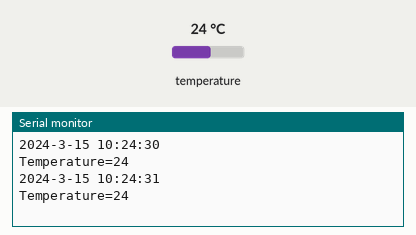
A sketch run on a simulated Arduino Uno, built with avr-gcc and run on an emulated ATmega328P. Shown: the last lines printed to the serial monitor. Inputs (shaded band) come from the test bench; at power-on: temperature 24 °C. The local clock reads 2024-03-15 10:24:30 at power-on unless the sketch sets it.

Above: at 1.8 s.
1.9 s: temperature set to 12 °C
At 2.8 s:
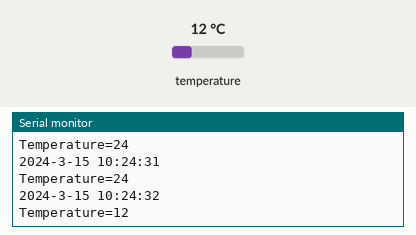
3.4 s: temperature set to 19 °C
At 4.5 s:
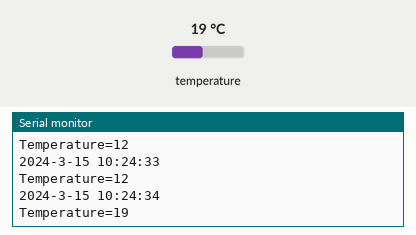
Timing chart, 0 to 6.4 s (numbered marks = the images above; inputs shaded):
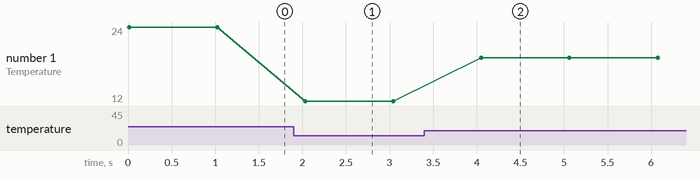

The sketch:

DS3231_TEST.ino
```cpp
/*
DS3231_test.pde
Eric Ayars
4/11

Test/demo of read routines for a DS3231 RTC.

Turn on the serial monitor after loading this to check if things are
working as they should.

*/

#include <DS3231.h>
#include <Wire.h>

DS3231 Clock;
bool Century=false;
bool h12;
bool PM;
byte ADay, AHour, AMinute, ASecond, ABits;
bool ADy, A12h, Apm;

byte year, month, date, DoW, hour, minute, second;

void setup() {
	// Start the I2C interface
	Wire.begin();
//        Clock.setSecond(50);//Set the second
//        Clock.setMinute(59);//Set the minute
//        Clock.setHour(11);  //Set the hour
//        Clock.setDoW(5);    //Set the day of the week
//        Clock.setDate(31);  //Set the date of the month
//        Clock.setMonth(5);  //Set the month of the year
//        Clock.setYear(13);  //Set the year (Last two digits of the year)
	// Start the serial interface
	Serial.begin(115200);
}
void ReadDS3231()
{
  int second,minute,hour,date,month,year,temperature;
  second=Clock.getSecond();
  minute=Clock.getMinute();
  hour=Clock.getHour(h12, PM);
  date=Clock.getDate();
  month=Clock.getMonth(Century);
  year=Clock.getYear();

  temperature=Clock.getTemperature();

  Serial.print("20");
  Serial.print(year,DEC);
  Serial.print('-');
  Serial.print(month,DEC);
  Serial.print('-');
  Serial.print(date,DEC);
  Serial.print(' ');
  Serial.print(hour,DEC);
  Serial.print(':');
  Serial.print(minute,DEC);
  Serial.print(':');
  Serial.print(second,DEC);
  Serial.print('\n');
  Serial.print("Temperature=");
  Serial.print(temperature);
  Serial.print('\n');
}
void loop() {ReadDS3231();delay(1000);
	// send what's going on to the serial monitor.
	// Start with the year
/*	Serial.print("2");
	if (Century) {			// Won't need this for 89 years.
		Serial.print("1");
	} else {
		Serial.print("0");
	}
	Serial.print(Clock.getYear(), DEC);
	Serial.print('-');
	// then the month
	Serial.print(Clock.getMonth(Century), DEC);
	Serial.print('-');
	// then the date
	Serial.print(Clock.getDate(), DEC);
	Serial.print(' ');*/
	// and the day of the week
	/*Serial.print(Clock.getDoW(), DEC);
	Serial.print(' ');*/
	// Finally the hour, minute, and second
	/*Serial.print(Clock.getHour(h12, PM), DEC);
	Serial.print(':');
	Serial.print(Clock.getMinute(), DEC);
	Serial.print(':');
	Serial.print(Clock.getSecond(), DEC);
	// Add AM/PM indicator
	if (h12) {
		if (PM) {
			Serial.print(" PM ");
		} else {
			Serial.print(" AM ");
		}
	} else {
		Serial.print(" 24h ");
	}
	// Display the temperature
	Serial.print("T=");
	Serial.print(Clock.getTemperature(), 2);
	// Tell whether the time is (likely to be) valid
	if (Clock.oscillatorCheck()) {
		Serial.print(" O+");
	} else {
		Serial.print(" O-");
	}*/
	// Indicate whether an alarm went off
	/*if (Clock.checkIfAlarm(1)) {
		Serial.print(" A1!");
	}
	if (Clock.checkIfAlarm(2)) {
		Serial.print(" A2!");
	}*/
	// New line on display
	//Serial.print('\n');
       // delay(1000);
	// Display Alarm 1 information
/*	Serial.print("Alarm 1: ");
	Clock.getA1Time(ADay, AHour, AMinute, ASecond, ABits, ADy, A12h, Apm);
	Serial.print(ADay, DEC);
	if (ADy) {
		Serial.print(" DoW");
	} else {
		Serial.print(" Date");
	}
	Serial.print(' ');
	Serial.print(AHour, DEC);
	Serial.print(' ');
	Serial.print(AMinute, DEC);
	Serial.print(' ');
	Serial.print(ASecond, DEC);
	Serial.print(' ');
	if (A12h) {
		if (Apm) {
			Serial.print('pm ');
		} else {
			Serial.print('am ');
		}
	}
	if (Clock.checkAlarmEnabled(1)) {
		Serial.print("enabled");
	}
	Serial.print('\n');
	// Display Alarm 2 information
	Serial.print("Alarm 2: ");
	Clock.getA2Time(ADay, AHour, AMinute, ABits, ADy, A12h, Apm);
	Serial.print(ADay, DEC);
	if (ADy) {
		Serial.print(" DoW");
	} else {
		Serial.print(" Date");
	}
	Serial.print(' ');
	Serial.print(AHour, DEC);
	Serial.print(' ');
	Serial.print(AMinute, DEC);
	Serial.print(' ');
	if (A12h) {
		if (Apm) {
			Serial.print('pm');
		} else {
			Serial.print('am');
		}
	}
	if (Clock.checkAlarmEnabled(2)) {
		Serial.print("enabled");
	}*/
	/* display alarm bits
	Serial.print('\n');
	Serial.print('Alarm bits: ');
	Serial.print(ABits, DEC);
	*/
/*
	Serial.print('\n');
	Serial.print('\n');
	delay(1000);

	// Display the time once more as a test of the getTime() function
	Clock.getTime(year, month, date, DoW, hour, minute, second);

        Serial.print(year, DEC);
        Serial.print("/");
	Serial.print(month, DEC);
        Serial.print("/");
	Serial.print(date, DEC);
        Serial.print("day of the week :");
	Serial.println(DoW, DEC);
	Serial.print(hour, DEC);
        Serial.print(":");
	Serial.print(minute, DEC);
        Serial.print(":");
	Serial.println(second, DEC);*/
}
```

Measured:
- after the input at 1.9 s, the serial monitor: prints a new line after 0.13 s (image 1)
- after the input at 3.4 s, the serial monitor: prints a new line after 0.65 s (image 2)
- plotted number 1: 24 → 12 after the input at 1.9 s, 12 → 19 after the input at 3.4 s
